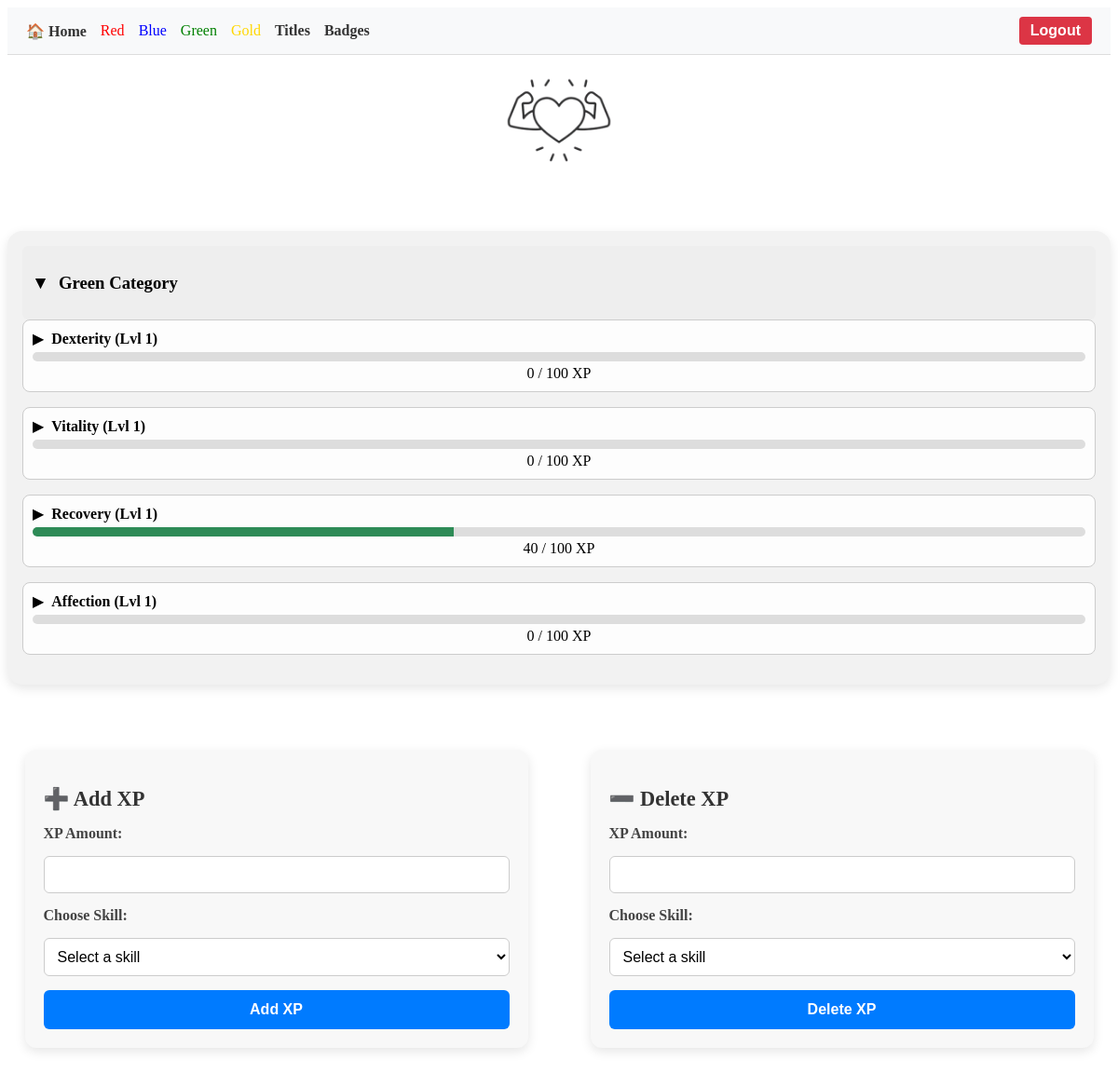
/card_green (signed in), run on an earlier commit of the app's database.
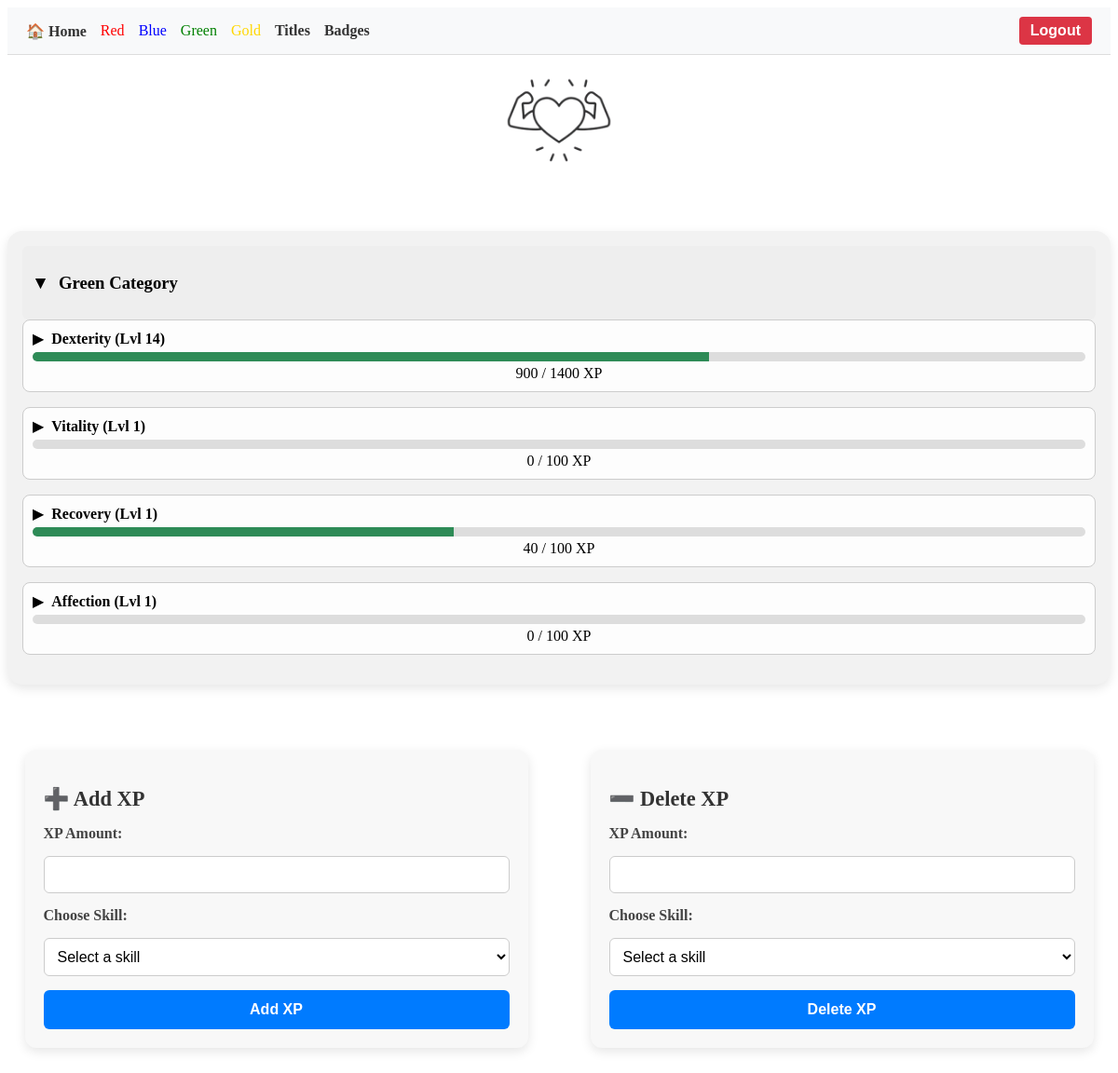
And on a later commit of the database.
### tables this page shows
CREATE TABLE progress (
                id INTEGER PRIMARY KEY AUTOINCREMENT,
                user_id INTEGER NOT NULL,
                skill TEXT NOT NULL,
                category TEXT NOT NULL,
                xp INTEGER DEFAULT 0,
                level INTEGER DEFAULT 1, 
                FOREIGN KEY(user_id) REFERENCES users(id)
            );

### app.py (the view)
@app.route("/card_green")
def card_green():
    with sqlite3.connect("database.db") as conn:
        c = conn.cursor()
        user_id = session['user_id']
        c.execute("SELECT skill, category, xp, level FROM progress WHERE category = 'Green' AND user_id = ?", (user_id,))
        stats = c.fetchall()
    return render_template(
        "card_green.html",
        stats=stats,
        descriptions=descriptions,
        earning_guide=earning_guide,
        skill_descriptions=skill_descriptions,
        skill_guides=skill_guides
    )

### templates/card_green.html (shortened to what this page needs)
{% extends "base.html" %}
{% block content %}
<!DOCTYPE html>
<html lang="en">
<head>
    <link rel="stylesheet" href="/static/styles.css">
</head>
<body>
    <nav style="background-color: #f8f9fa; padding: 10px 20px; display: flex; justify-content: space-between; align-items: center; border-bottom: 1px solid #ddd;">
        <div style="display: flex; gap: 15px; align-items: center;">
            <a href="{{ url_for('index') }}" style="text-decoration: none; font-weight: bold; color: #333;">🏠 Home</a>
            {% for category in ["Red", "Blue", "Green", "Gold"] %}
                <a href="/card_{{ category|lower }}" style="text-decoration: none; color: {{ category|lower }};">
                    {{ category }}
                </a>
            {% endfor %}
            <a  href=  "{{ url_for('titles')}}" style="text-decoration: none; font-weight: bold; color: #333"> Titles</a>
            <a  href=  "{{ url_for('badges')}}" style="text-decoration: none; font-weight: bold; color: #333"> Badges</a>
        </div>
        <div>
            <form method="POST" action="{{ url_for('logout') }}">
                <button type="submit" style="background-color: #dc3545; color: white; border: none; padding: 6px 12px; border-radius: 4px; cursor: pointer;">
                    Logout
                </button>
            </form>
        </div>
    </nav>
    <header>
        <div style="text-align: center;">
            <img src="../static/images/icons/icon_green.png" alt="{{ category }} Icon" class="icon-solo">
        </div>
    </header>
    <main>
        <div class="category-solo">
            {% for category in ["Green"] %}
            <div class="card {{ category|lower }}">
                <div class="category-header" onclick="toggleDetails('{{ category|lower }}')">
                    <span class="arrow">▼</span>
                    <h3>{{ category }} Category</h3>
                </div>
                <div class="xp-bar-group">
                    {% for skill, cat, xp, level in stats %}
                        {% if cat == category %}
                        <div class="skill-bar">
                            <div class="skill-info">
                                <span class="arrow" onclick="toggleSkillDetails('{{ skill|lower|replace(' ', '-') }}')">▶</span>
                                <span class="skill-name">{{ skill }} (Lvl {{ level }})</span>
                            </div>
                            <div class="xp-bar">
                                <div class="fill" style="width: {{ (xp / (level * 100)) * 100 }}%"></div>
                            </div>
                            <div class="xp">{{ xp }} / {{ level * 100 }} XP</div>
                        </div>
                        {% endif %}
                    {% endfor %}
                </div>
            </div>
            {% endfor %}
        </div>
        <div class="form-container">
        <section id="add-xp">
            <h2>➕ Add XP</h2>
            <form id="xp-form">
                <label for="xp-amount">XP Amount:</label>
                <input type="number" id="xp-amount" name="xp-amount" min="1" required>
                <label for="skill-select">Choose Skill:</label>
                <select id="skill-select" name="skill-select" required>
                    <option value="" disabled selected>Select a skill</option>
                </select>
                <button type="submit">Add XP</button>
            </form>
        </section>
        <section id="delete-xp">
            <h2>➖ Delete XP</h2>
            <form id="xp-delete-form">
                <label for="xp-delete-amount">XP Amount:</label>
                <input type="number" id="xp-delete-amount" name="xp-delete-amount" min="1" required>
                <label for="skill-delete-select">Choose Skill:</label>
                <select id="skill-delete-select" name="skill-delete-select" required>
                    <option value="" disabled selected>Select a skill</option>
                </select>
                <button type="submit-">Delete XP</button>
            </form>
        </section>
        </div>
    </main>
</body>
</html>
{% endblock %}

What changed in the data, as far as the page shows it:
changed progress "Dexterity": level "1" → "14"; xp "0" → "900"; level*100 "100" → "1400"
